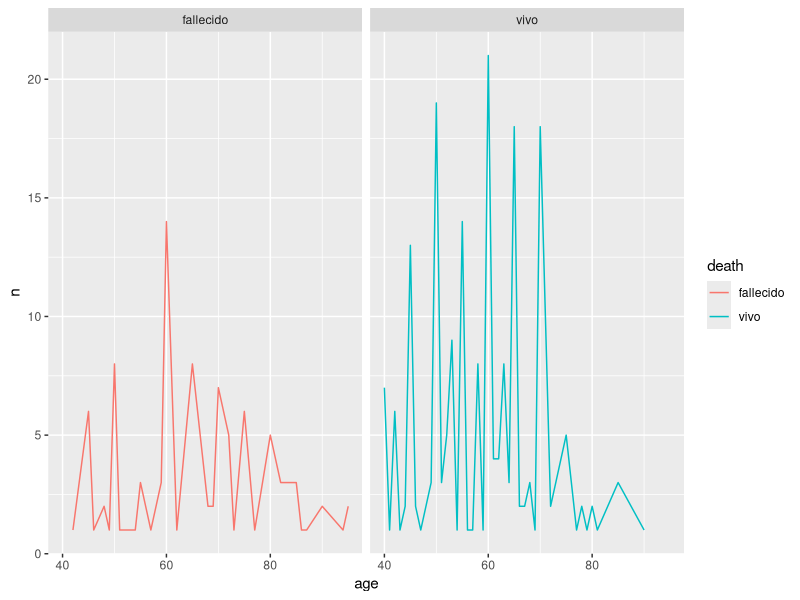
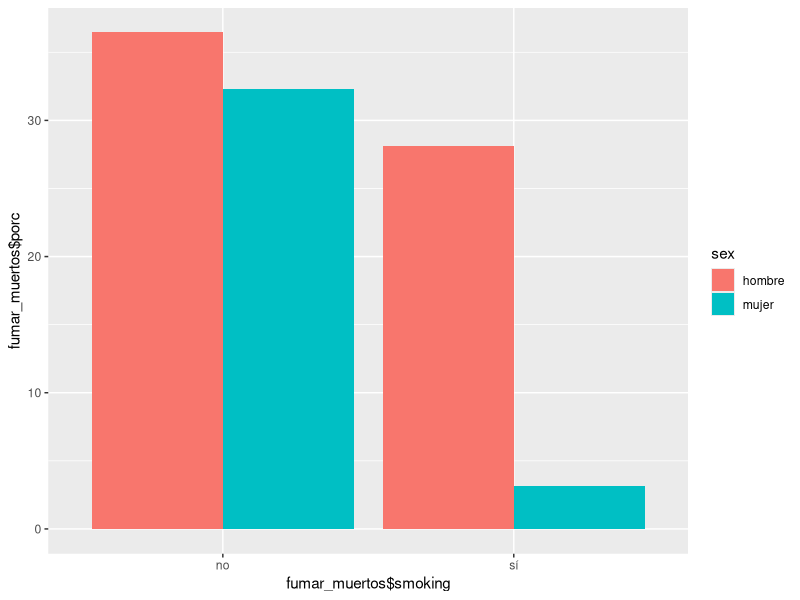

Write the R code that produced these figures, in order.
## ---- chunk 1
library(dplyr)
library(ggplot2)
## ---- chunk 2
data <- read.csv('../data/heart_failure.csv')
str(data)
dim(data)
colnames(data)

## ---- chunk 3
head(data)
## ---- chunk 4
death<- data %>%
  group_by(data$death) %>%
  count()



colnames(death)<-c('Fallecido','Total')
death
## ---- chunk 5
death_by_gender <- data %>%
  filter(death==1) %>%
  group_by(sex)%>%
  count()


 death_by_gender <- death_by_gender%>%
   mutate(porcentaje_muertos= round(n*100/sum(death_by_gender$n),2))
 
death_by_gender$sex[death_by_gender$sex==1]<-'hombre'
death_by_gender$sex[death_by_gender$sex==0]<-'mujer'

death_by_gender
## ---- chunk 6
porc_mujer<- data %>%
  filter(sex==0) %>%
  group_by(death)%>%
  count() 

porc_mujer<- porc_mujer%>%
  mutate(porcentaje_muertos= round(n*100/sum(porc_mujer$n),2))


colnames(porc_mujer)<- c('Fallecida', 'Total', 'Porcentaje' )
porc_mujer

porc_hombre<- data %>%
  filter(sex==1) %>%
  group_by(death)%>%
  count() 

porc_hombre<-porc_hombre%>%
  mutate(porcentaje_muertos= round(n*100/sum(porc_hombre$n),2))


colnames(porc_hombre)<- c('Fallecido', 'Total', 'Porcentaje' )
porc_hombre
 
## ---- chunk 7

min(data$age)
max(data$age)

edad_death<- data%>%
  group_by(age, death) %>%
  arrange(data$age)%>%
  count()

edad_death$death[edad_death$death==0]<-'vivo'
edad_death$death[edad_death$death==1]<-'fallecido'


ggplot(data= edad_death, mapping = aes(x=age, y=n, color=death))+
  geom_line()+
  facet_wrap(~death)
  
 
## ---- chunk 8

media_supervivientes <- data %>%
  filter(death==0)%>%
  summarise(mean(age), median(age))

media_supervivientes

media_muertos <- data %>%
  filter(death==1)%>%
  summarise(mean(age), median(age))

media_muertos
## ---- chunk 9
fumar_muertos <- data %>%
  filter(death==1)%>%
  group_by(smoking, sex) %>%
  count()


fumar_muertos<- fumar_muertos %>%
  mutate(porc=n*100/sum(fumar_muertos$n)) %>%
  arrange(smoking)

fumar_muertos$sex[fumar_muertos$sex==0]<-'mujer'
fumar_muertos$sex[fumar_muertos$sex==1]<-'hombre'
fumar_muertos$smoking[fumar_muertos$smoking==0]<-'no'
fumar_muertos$smoking[fumar_muertos$smoking==1]<-'sí'


ggplot(data= fumar_muertos, aes(x=fumar_muertos$smoking, y=fumar_muertos$porc, fill=sex))+
  geom_bar(stat="identity", position="dodge")

fumadora <- data%>%
  filter(sex==0, smoking==1)%>%
  count()

fumadora
## ---- chunk 10
hiper_tension <-data %>%
  filter(data$high_blood_pressure==1) %>%
  group_by(death)%>%
  count()

hiper_tension
## ---- chunk 11

cpk_mujeres<- data%>%
  filter(data$sex==0 , data$creatinine_phosphokinase>294) %>%
  group_by(death)%>%
  count()

cpk_mujeres
cpk_hombres<- data%>%
  filter(data$sex==1 , data$creatinine_phosphokinase>211) %>%
  group_by(death)%>%
  count() 
cpk_hombres


